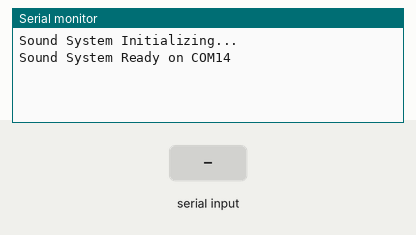
Recording of a sketch running on a simulated Arduino Uno, built with avr-gcc and run on an emulated ATmega328P. Shown: the last lines printed to the serial monitor. The inputs (shaded band) are chosen by the test bench. The audio player accepts every command and is not drawn.

Above: at 1.7 s.
1.8 s: "90,45\n" received over Serial
At 3.0 s:
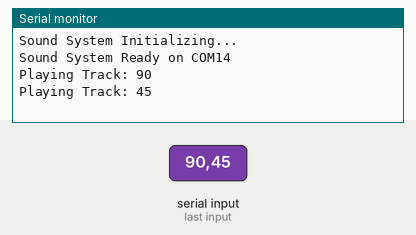
3.3 s: "30,150\n" received over Serial
At 4.1 s:
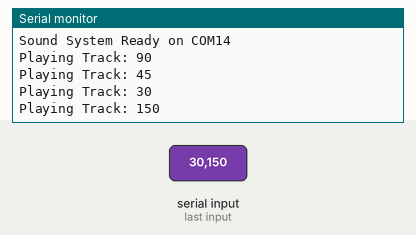
Timing chart, 0 to 6.3 s (numbered marks = the images above; inputs shaded):
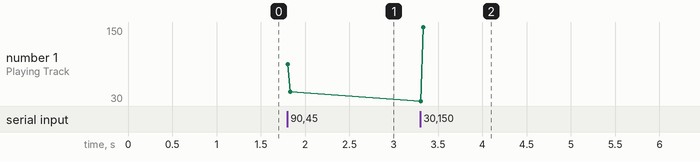

Measured:
- after the input at 1.8 s, the serial monitor: prints a new line at once (image 1)
- after the input at 3.3 s, the serial monitor: prints a new line at once (image 2)
- plotted number 1: 45 → 150 after the input at 3.3 s

The sketch:

Claud_LED2.ino
```cpp
/*
 * Lumee 소리 전용 아두이노 (COM7 연결)
 * 역할: PC로부터 USB 시리얼로 숫자를 받아 DFPlayer 재생
 */
#include <SoftwareSerial.h>
#include <DFRobotDFPlayerMini.h>

// DFPlayer 연결 (RX, TX)
SoftwareSerial mp3Serial(10, 11);
DFRobotDFPlayerMini myDFPlayer;

void setup() {
  Serial.begin(9600);     // PC(Node.js)와 통신
  mp3Serial.begin(9600);  // DFPlayer와 통신

  Serial.println("Sound System Initializing...");

  if (!myDFPlayer.begin(mp3Serial)) {
    Serial.println("DFPlayer Error!");
    // while(true); // 에러 시 멈추고 싶으면 주석 해제
  }

  myDFPlayer.volume(25); // 볼륨 설정 (0~30)
  Serial.println("Sound System Ready on COM14");
}

void loop() {
  // PC에서 데이터가 오면 읽음
  if (Serial.available()) {
    int soundId = Serial.parseInt(); // 정수형으로 읽기

    if (soundId > 0) {
      Serial.print("Playing Track: ");
      Serial.println(soundId);

      // 폴더 01의 soundId 번째 파일 재생
      myDFPlayer.playFolder(1, soundId);
    }
  }
}
```
